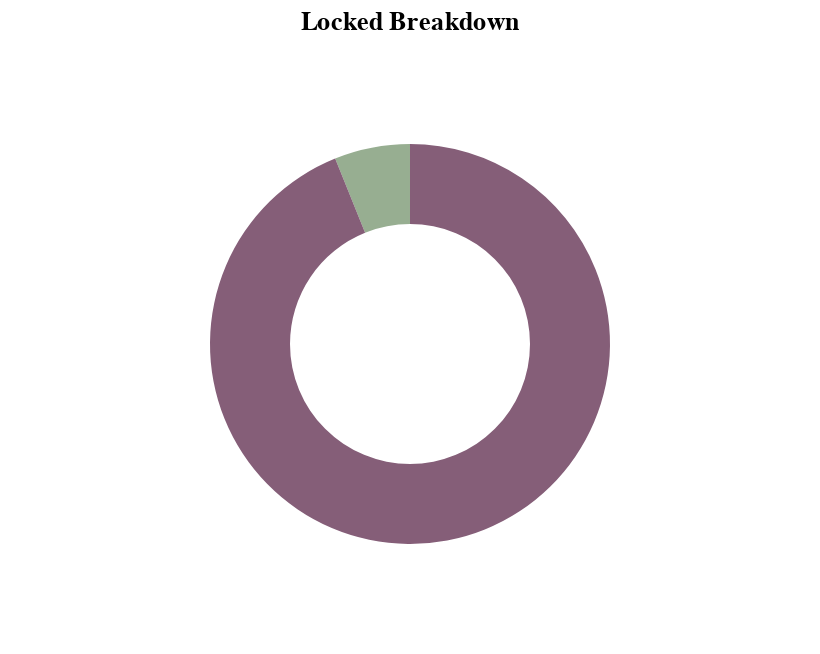

Notebook code cell kept with this figure:
### Code cell
# silo asset breakdown 
dmax = data.timestamp.max()
df_last = data.loc[(data.timestamp == dmax) & (data.variable != 'bdv_total')] 
categories = ['unlocked', 'locked'] 
bdv_total = data.loc[(data.timestamp == dmax) & (data.variable == 'bdv_total')].value.sum()
values = [
    df_last.loc[(df_last.variable == 'bdv_bean') | (df_last.variable == 'bdv_bean_3crv')].value.sum(), 
    df_last.loc[(df_last.variable == 'bdv_ur_bean') | (df_last.variable == 'bdv_ur_bean_3crv')].value.sum(), 
]

df_pie = pd.DataFrame(
    {
        'category': categories, 
        'value': values, 
        'label': [
            f"{v / bdv_total:.1%} {c}"
            for c, v in zip(categories, values)
        ]
    }
)
df_pie.head()

chart_pie_locked = (
    alt.Chart(df_pie, title="Locked Breakdown")
    .encode(
        theta=alt.Theta("value:Q", stack=True),
        color=alt.Color(
            "category:N", 
            legend=None, 
            scale=alt.Scale(
                domain=categories, 
                range=[Tokyo_4.hex_colors[2], Tokyo_4.hex_colors[1]]
            )
        ),
        tooltip="label:N"
    )
    .mark_arc(outerRadius=100, innerRadius=60)
)
chart_pie_locked

### Figure 1 — Vega-Lite specification as saved in the notebook (floating-point values rounded to 4 significant figures)
{"config": {"view": {"continuousWidth": 400, "continuousHeight": 300}}, "data": {"name": "data-da5a0622f28e0dce967206965c16a503"}, "mark": {"type": "arc", "innerRadius": 60, "outerRadius": 100}, "encoding": {"color": {"field": "category", "legend": null, "scale": {"domain": ["unlocked", "locked"], "range": ["#97AE91", "#855E78"]}, "type": "nominal"}, "theta": {"field": "value", "stack": true, "type": "quantitative"}, "tooltip": {"field": "label", "type": "nominal"}}, "title": "Locked Breakdown", "$schema": "https://vega.github.io/schema/vega-lite/v4.17.0.json", "datasets": {"data-da5a0622f28e0dce967206965c16a503": [{"category": "unlocked", "value": 2515000.0, "label": "6.1% unlocked"}, {"category": "locked", "value": 38690000.0, "label": "93.9% locked"}]}}
